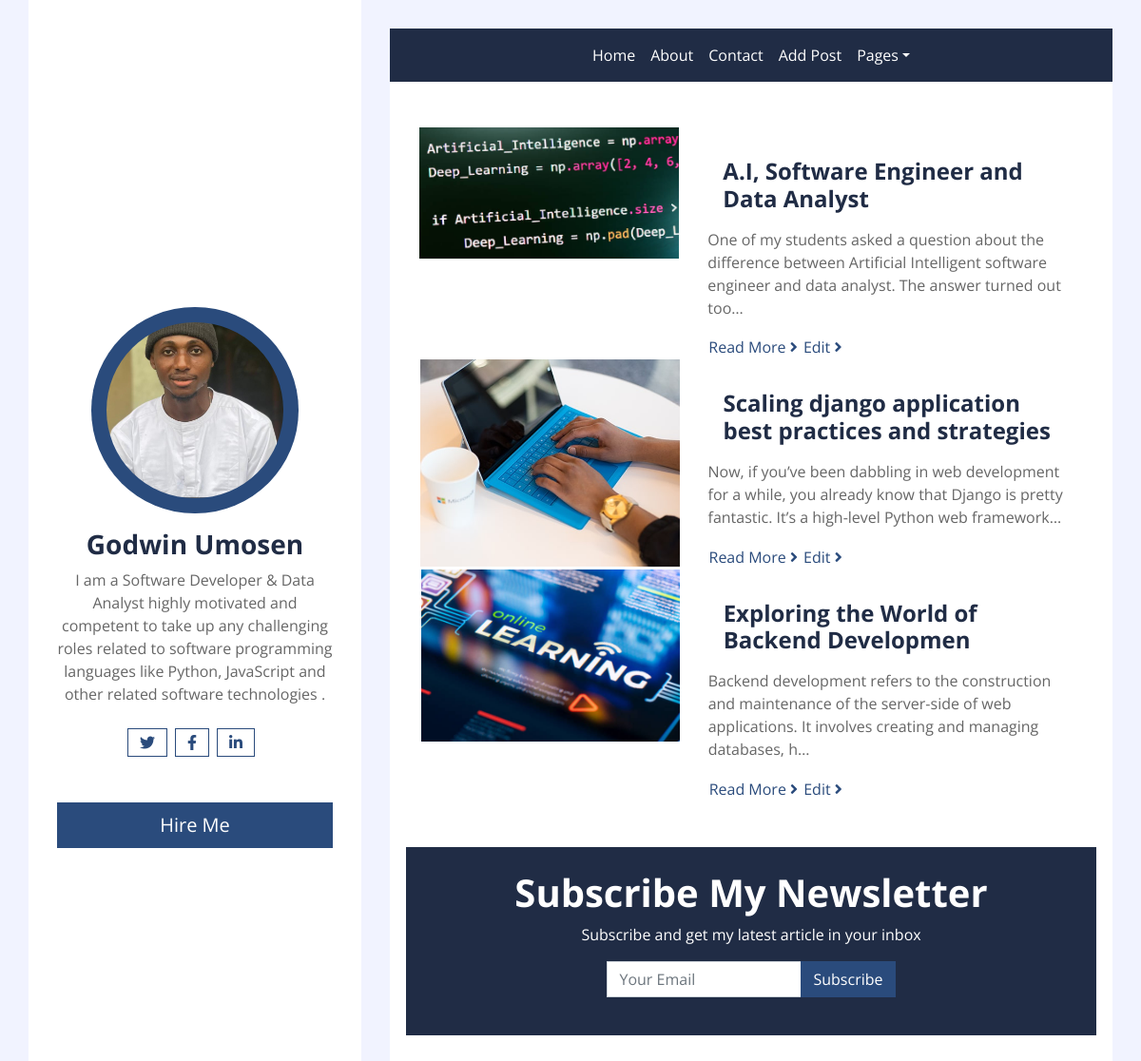
The app's page /, older data.
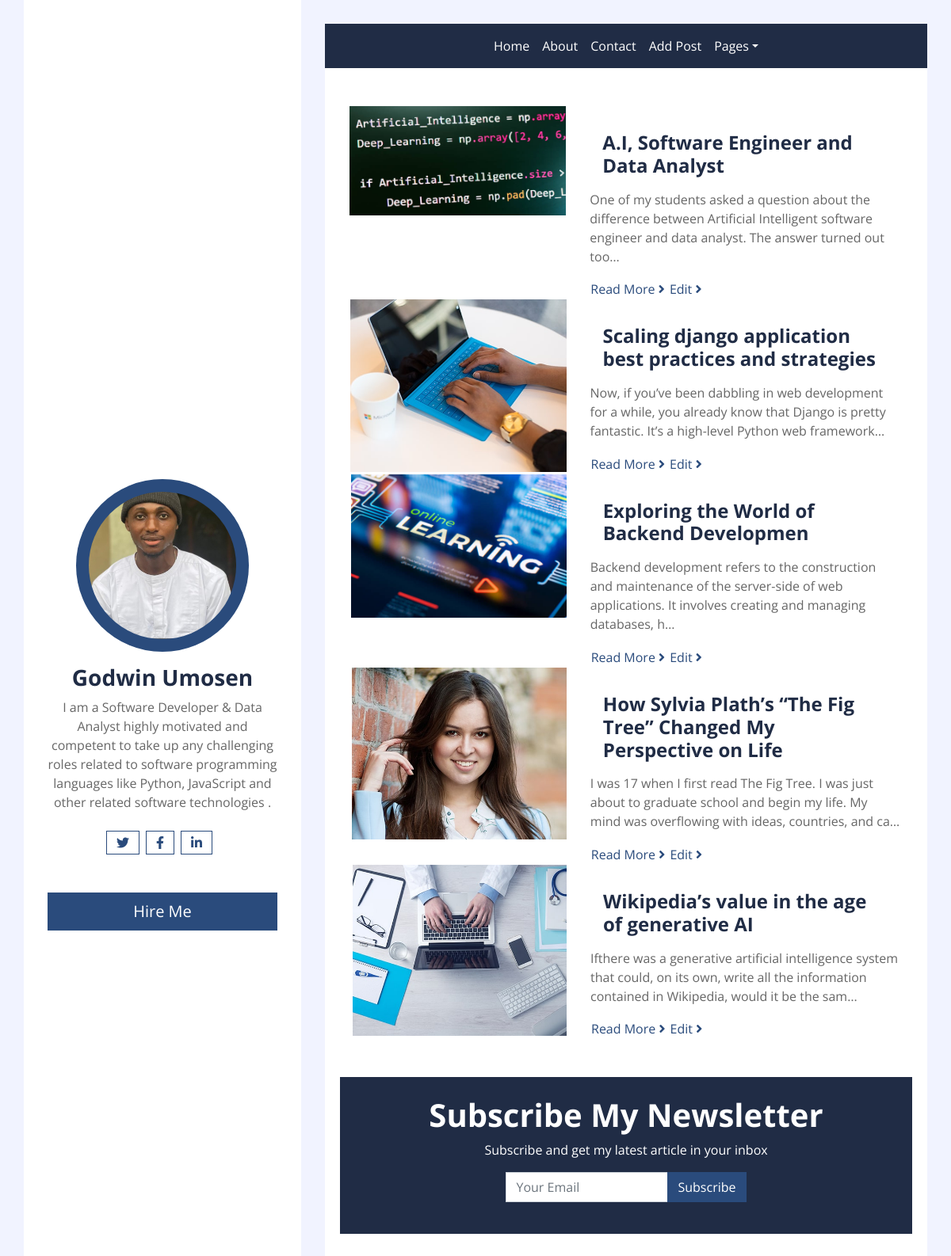
The same page, newer data.
### blog/models.py (models this page shows, shortened)
class BlogMode  (models.Model):
    title = models.CharField(max_length=250)
    content = models.TextField()
    img = models.ImageField(upload_to='images/')
    user = models.ForeignKey(User, on_delete=models.CASCADE)
    pub_date = models.DateTimeField(auto_now_add=True)
    @property
    def image_url(self):
        if self.img and hasattr(self.img, 'url'):
            return self.img.url

### blog/views.py (the view)
# urls.py: path('', views.index, name='index'),
def index(request):
    blogs = BlogMode.objects.all()
    ordering = ['-pub_date']
    context ={
        'blogs':blogs,
        'ordering':ordering
    }
    return render(request,'index.html',context)

### blog/templates/index.html
{% extends 'base.html' %}
{% load static %}
       {% block content%}
                <div class="container bg-white pt-5">
                    {% for blog in blogs%}
                    <div class="row blog-item px-3 pb-5">
                        <div class="col-md-5">
                            {% if blog.img %}
                            <img class="img-fluid mb-4 mb-md-0" src= "{{ blog.image_url|default_if_none:'#' }}"alt="Image"><br>
                            {% endif %}
                        </div>
                        <div class="col-md-7">
                            <h4 class="mt-md-4 px-md-3 mb-2 py-2 bg-white font-weight-bold">{{ blog.title }}</h4>
                            <p>{{ blog.content|truncatechars:150 }}</p>
                            <a class="btn btn-link p-0" href="{% url 'detail' blog.pk %}">Read More <i class="fa fa-angle-right"></i></a>
                            <a class="btn btn-link p-0" href="{% url 'update_blog' blog.pk %}"></small>Edit</small> <i class="fa fa-angle-right"></i></a>
                        </div>
                         {% endfor %}
                    </div>
                {% endblock %}

Row changes from the older to the newer data that the page shows:
added BlogMode: image_url (picture), title "How Sylvia Plath’s “The Fig Tree” Changed My Perspective on Life", content "I was 17 when I first read The Fig Tree. I was just about to graduate school and begin my life. My mind was overflowing with ideas, countries, and ca…"
added BlogMode: image_url (picture), title "Wikipedia’s value in the age of generative AI", content "Ifthere was a generative artificial intelligence system that could, on its own, write all the information contained in Wikipedia, would it be the sam…"
